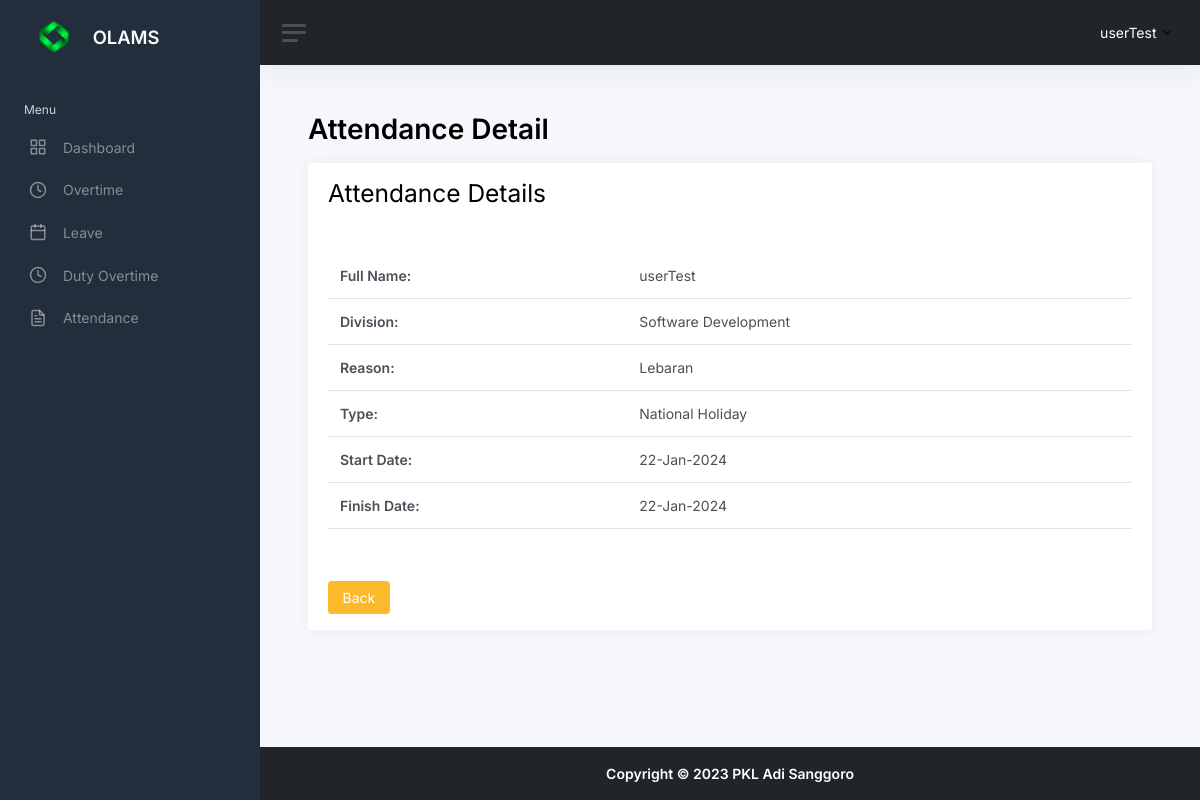
/attendance_detail.php?id=31 (signed in), run on the app's committed database.
### tables this page shows
CREATE TABLE `attendances` (
  `attendance_id` int(10) UNSIGNED NOT NULL,
  `user_id` tinyint(3) UNSIGNED NOT NULL,
  `division_id` tinyint(3) UNSIGNED NOT NULL,
  `reason` text NOT NULL,
  `type` enum('Sick','National Holiday') NOT NULL,
  `start_date` date DEFAULT NULL,
  `finish_date` date DEFAULT NULL,
  `created_at` timestamp NOT NULL DEFAULT current_timestamp(),
  `created_by` tinyint(3) UNSIGNED NOT NULL,
  `updated_at` timestamp NULL DEFAULT NULL ON UPDATE current_timestamp(),
  `updated_by` tinyint(3) UNSIGNED DEFAULT NULL
);

CREATE TABLE `users` (
  `user_id` tinyint(3) UNSIGNED NOT NULL,
  `role_id` tinyint(3) UNSIGNED NOT NULL,
  `name` varchar(64) NOT NULL,
  `username` varchar(32) NOT NULL,
  `password` varchar(254) NOT NULL,
  `email` varchar(64) NOT NULL,
  `created_by` tinyint(3) UNSIGNED NOT NULL,
  `created_at` timestamp NOT NULL DEFAULT current_timestamp(),
  `updated_by` tinyint(3) UNSIGNED DEFAULT NULL,
  `updated_at` timestamp NULL DEFAULT NULL ON UPDATE current_timestamp()
);

CREATE TABLE `m_divisions` (
  `division_id` tinyint(3) UNSIGNED NOT NULL,
  `division_name` varchar(64) NOT NULL,
  `created_at` timestamp NOT NULL DEFAULT current_timestamp(),
  `created_by` tinyint(3) UNSIGNED NOT NULL,
  `updated_at` timestamp NULL DEFAULT NULL ON UPDATE current_timestamp(),
  `updated_by` tinyint(3) UNSIGNED DEFAULT NULL
);

### include/conn.inc.php (called while the page is built, shortened)
<?php
function cleanValue($strhtml)
    {
        $strBersih = $strhtml;
        $strBersih = htmlspecialchars($strBersih);
        $strBersih = trim($strBersih);
        $strBersih = stripslashes($strBersih);
        $strBersih = strip_tags($strBersih);
        return $strBersih;
    }
?>

### attendance_detail.php (the view, shortened to what this page needs)
<?php
include __DIR__ . "/include/conn.inc.php";
if ($_SERVER['REQUEST_METHOD'] === 'GET' && isset($_GET['id']) && is_numeric($_GET['id'])) {
    $attendance_id = cleanValue($_GET['id']);
    $query = "SELECT
                attendances.attendance_id,
                attendances.reason,
                attendances.type,
                attendances.start_date,
                attendances.finish_date,
                m_divisions.division_name AS division_name,
                users.name AS name
              FROM attendances
              LEFT JOIN users ON attendances.user_id = users.user_id
              LEFT JOIN m_divisions ON attendances.division_id = m_divisions.division_id
              WHERE attendances.attendance_id = ?";
    $stmt = mysqli_prepare($conn, $query);
    mysqli_stmt_bind_param($stmt, "i", $attendance_id);
    mysqli_stmt_execute($stmt);
    $result = mysqli_stmt_get_result($stmt);
    if (mysqli_num_rows($result) > 0) {
        $attendanceDetails = mysqli_fetch_assoc($result);
    } else {
        exit("Attendance record not found.");
    }
} else {
    exit("Invalid request.");
}
?>
<!DOCTYPE html>
<html lang="en">
<head>
    <?php include "head.inc.php"; ?>
</head>
<body>
    <div class="wrapper">
        <?php include "components/sidebar.inc.php"; ?>
        <div class="main">
            <?php include "components/navbar.inc.php"; ?>
            <main class="content">
                <div class="container-fluid p-0">
                    <h1 class="h1 mb-3 judul_halaman"><strong>Attendance Detail</strong></h1>
                    <div class="row">
                        <div class="col-12">
                            <div class="card">
                                <div class="card-header">
                                    <h2>Attendance Details</h2>
                                </div>
                                <div class="card-body">
                                    <table class="table">
                                        <tr>
                                            <td><strong>Full Name:</strong></td>
                                            <td><?= $attendanceDetails['name'] ?></td>
                                        </tr>
                                        <tr>
                                            <td><strong>Division:</strong></td>
                                            <td><?= $attendanceDetails['division_name'] ?></td>
                                        </tr>
                                        <tr>
                                            <td><strong>Reason:</strong></td>
                                            <td><?= $attendanceDetails['reason'] ?></td>
                                        </tr>
                                        <tr>
                                            <td><strong>Type:</strong></td>
                                            <td><?= $attendanceDetails['type'] ?></td>
                                        </tr>
                                        <tr>
                                            <td><strong>Start Date:</strong></td>
                                            <td><?= date('d-M-Y', strtotime($attendanceDetails['start_date'])) ?></td>
                                        </tr>
                                        <tr>
                                            <td><strong>Finish Date:</strong></td>
                                            <td><?= date('d-M-Y', strtotime($attendanceDetails['finish_date'])) ?></td>
                                        </tr>
                                    </table>
                                </div>
                                <div class="card-footer">
                                    <a href="attendancelist.php" class="btn btn-warning">Back</a>
                                </div>
                            </div>
                        </div>
                    </div>
                </div>
            </main>
            <?php include "components/footer.inc.php"; ?>
        </div>
    </div>
</body>
</html>

### data on the page
attendances: user.name "userTest", division.division_name "Software Development", reason "Lebaran", type "National Holiday", start_date "22-Jan-2024", finish_date "22-Jan-2024"

### other printed values
$_SESSION['name'] "userTest"
